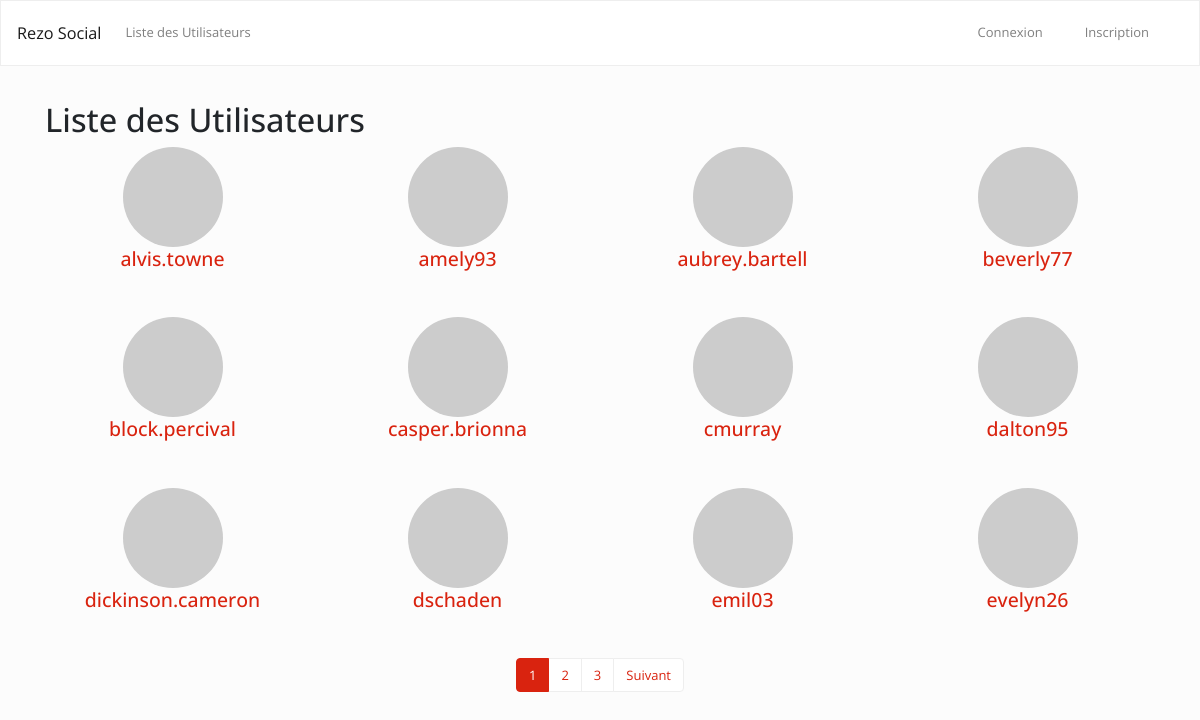
Screenshot of /list_users.php with the database file from the repository.
### tables this page shows
CREATE TABLE IF NOT EXISTS `users` (
  `id` int(11) NOT NULL AUTO_INCREMENT,
  `pseudo` varchar(24) NOT NULL,
  `email` varchar(96) NOT NULL,
  `password` varchar(128) NOT NULL,
  `active` enum('0','1') DEFAULT '0',
  `name` varchar(50) NOT NULL,
  `sex` enum('F','H') DEFAULT 'F',
  `city` varchar(50) DEFAULT NULL,
  `country` varchar(50) DEFAULT NULL,
  `twitter` varchar(50) DEFAULT NULL,
  `github` varchar(50) DEFAULT NULL,
  `available_for_hire` enum('0','1') DEFAULT '0',
  `bio` text DEFAULT NULL,
  `avatar` varchar(255) DEFAULT NULL,
  `created_at` datetime NOT NULL DEFAULT current_timestamp(),
  `update_time` datetime NOT NULL DEFAULT current_timestamp(),
  PRIMARY KEY (`id`),
  UNIQUE KEY `user_UNIQUE` (`id`),
  UNIQUE KEY `email_UNIQUE` (`email`),
  UNIQUE KEY `username_UNIQUE` (`pseudo`) USING BTREE,
  KEY `password_UNIQUE` (`password`) USING BTREE
);

### includes/functions.php (called while the page is built, shortened)
<?php
if (!function_exists('e')) {
    function e($string)
    {
        if ($string) {
            return htmlspecialchars($string);
        }
    }
}
if (!function_exists('get_avatar_url')) {
    function get_avatar_url($email, $size = 25)
    {
        return "https://www.gravatar.com/avatar/" . md5(strtolower(trim(e($email)))) . "?s=" . $size;
    }
}
if (!function_exists('is_logged_in')) {
    function is_logged_in()
    {
        return isset($_SESSION['user_id']) || isset($_SESSION['pseudo']);
    }
}
if (!function_exists('set_active')) {
    function set_active($file)
    {
        $path = explode('/', $_SERVER['SCRIPT_NAME']);
        $page = array_pop($path);
        if ($page == $file . '.php') {
            return "active";
        } else {
            return '';
        }
    }
}

### locales/menu.php (called while the page is built)
<?php
$menu = [
    'accueil' => ['fr' => 'Acceuil', 'en' => 'Home'],
    'mon_profil' => ['fr' => 'Mon Profil', 'en' => 'My Account'],
    'editer_profil' => ['fr' => 'Editer mon Profil', 'en' => 'Edit my account'],
    'share_code' => ['fr' => 'Partager', 'en' => 'Share'],
    'connexion' => ['fr' => 'Connexion', 'en' => 'Login'],
    'deconnexion' => ['fr' => 'Déconnexion', 'en' => 'Logout'],
    'inscription' => ['fr' => 'Inscription', 'en' => 'Register']
];

### views/list_users.view.php (the view, shortened to what this page needs)
<?php include('partials/_header.php'); ?>
<div id="main-content">
    <div class="container">
        <h1>Liste des Utilisateurs</h1>
        <?php foreach (array_chunk($users, 4) as $user_set): ?>
        <div class="row users">
            <?php foreach ($user_set as $user): ?>
            <div class="col-md-3 user-block">
                <a href="profile.php?id=<?= $user->id ?>"><img
                        src="<?= $user->avatar ? $user->avatar : get_avatar_url($user->email, 50) ?>"
                        alt="image de profil de <?= e($user->pseudo) ?>"
                        class="avatar-md"><br />
                </a>
                <h4 class="user-block-username">
                    <a href="profile.php?id=<?= $user->id ?>">
                        <?= e($user->pseudo) ?>
                    </a>
                </h4>
            </div>
            <?php endforeach; ?>
        </div>
        <?php endforeach; ?>
        <div id="pagination"><?= $pagination ?>
        </div>
    </div>
</div>
<?php include('partials/_footer.php');

### list_users.php (shortened to what this page needs)
<?php
require("config/database.php");
require("includes/functions.php");
$req = $db->query("SELECT id FROM users WHERE active = '1'");
$nbre_total_users = $req->rowCount();
if ($nbre_total_users >= 1) {
    $nbre_users_par_page = 12;
    $nbre_pages_max_gauche_et_droite = 2;
    $last_page = ceil($nbre_total_users / $nbre_users_par_page);
    if (isset($_GET['page']) && is_numeric($_GET['page'])) {
        $page_num = $_GET['page'];
    } else {
        $page_num = 1;
    }
    $limit = 'LIMIT ' . ($page_num - 1) * $nbre_users_par_page . ',' . $nbre_users_par_page;
    $q = $db->query("SELECT id, pseudo, email, avatar FROM users WHERE active = '1' ORDER BY pseudo $limit");
    $users = $q->fetchAll(PDO::FETCH_OBJ);
    $pagination = '<nav><ul class="pagination justify-content-center">';
    if ($last_page != 1) {
        $pagination .= '<li class="page-item active"><a class="page-link"  href="#">' . $page_num . '</a></li>';
        for ($i = $page_num + 1; $i <= $last_page; $i++) {
            $pagination .= '<li class="page-item"><a class="page-link" href="list_users.php?page=' . $i . '">' . $i . '</a></li> ';
            if ($i >= $page_num + $nbre_pages_max_gauche_et_droite) {
                break;
            }
        }
        if ($page_num != $last_page) {
            $next = $page_num + 1;
            $pagination .= '<li class="page-item"><a class="page-link" href="list_users.php?page=' . $next . '">Suivant</a></li> ';
        }
    }
    $pagination .='</ul></nav>';
} else {
    set_flash('Aucun utilisateur pour le moment', 'info');
    redirect('register.php');
}
require("views/list_users.view.php");

### partials/_header.php (shortened to what this page needs)
<!DOCTYPE html>
<html lang='fr'>
<head>
  <link rel="stylesheet" href="assets/css/style.css" />
  <link rel="stylesheet" href="https://stackpath.bootstrapcdn.com/bootswatch/4.3.1/simplex/bootstrap.min.css">
  <link rel="stylesheet" href="https://use.fontawesome.com/releases/v5.6.3/css/all.css" />
  <link rel="stylesheet" href="https://maxcdn.bootstrapcdn.com/font-awesome/4.7.0/css/font-awesome.min.css" />
  <link rel="stylesheet" href="assets/css/prettySkins/sunburst.css" />
</head>
<body>
  <?php include('partials/_nav.php'); ?>

### partials/_nav.php (shortened to what this page needs)
<nav class="navbar navbar-expand-md navbar-light bg-light fixed-top">
  <div class="navbar-header">
    <a class="navbar-brand" href="index.php"><?= WEBSITE_NAME; ?></a>
  </div>
  <div class="collapse navbar-collapse" id="navbar">
    <ul class="nav navbar-nav mr-auto">
      <li class="nav-item">
        <a class="nav-link" href="list_users.php">Liste des Utilisateurs</a>
      </li>
    </ul>
    <div class="nav navbar-nav d-flex justify-content-end">
      <?php if (is_logged_in()) : ?>
      <ul class="dropdown">
        <a href="#" class="dropdown-toggle" data-toggle="dropdown"><img
            src="<?= get_session('avatar') ? get_session('avatar') : get_avatar_url(get_session('email'), 50) ?>"
            alt="image de profil de <?=  get_session('pseudo') ?>"
            class="avatar-xs"></a>
        <ul class="dropdown-menu dropdown-menu-lg-right">
          <li
            class="<?= set_active('profile') ?>">
            <a class="nav-link"
              href="profile.php?id=<?= get_session('user_id') ?>"><?= $menu['mon_profil'][$_SESSION['locale']] ?></a>
          </li>
          <li
            class="<?= set_active('edit_user') ?>">
            <a class="nav-link"
              href="edit_user.php?id=<?= get_session('user_id') ?>"><?= $menu['editer_profil'][$_SESSION['locale']] ?></a>
          </li>
          <li
            class="<?= set_active('share_code') ?>">
            <a class="nav-link" href="share_code.php"><?= $menu['share_code'][$_SESSION['locale']] ?></a>
          </li>
          <li class="dropdown-divider"></li>
          <li>
            <a class="nav-link" href="logout.php"><?= $menu['deconnexion'][$_SESSION['locale']] ?></a>
          </li>
        </ul>
      </ul>
      <?php
      else : ?>
      <li
        class="nav-item <?= set_active('login') ?>">
        <a class="nav-link" href="login.php"><?= $menu['connexion'][$_SESSION['locale']] ?></a>
      </li>
      <li
        class="nav-item <?= set_active('register') ?>">
        <a class="nav-link" href="register.php"><?= $menu['inscription'][$_SESSION['locale']] ?></a>
      </li>
      <?php endif; ?>
    </div>
  </div>
</nav>

### partials/_footer.php (shortened to what this page needs)
</body>
</html>

### assets/css/style.css (style rules this page uses)
body { padding-top : 100px!important; }
.avatar-md { border-radius: 100%; height: 100px; width: 100px; }
.nav-item { padding-right: 2em!important; }
.users { margin-bottom: 3em;; }
.user-block { text-align: center; }

### rows the page displays
users: pseudo "alvis.towne"
users: pseudo "amely93"
users: pseudo "aubrey.bartell"
users: pseudo "beverly77"
users: pseudo "block.percival"
users: pseudo "casper.brionna"
users: pseudo "cmurray"
users: pseudo "dalton95"
users: pseudo "dickinson.cameron"
users: pseudo "dschaden"
users: pseudo "emil03"
users: pseudo "evelyn26"

### other values shown
WEBSITE_NAME "Rezo Social"
$menu['connexion'][$_SESSION['locale']] "Connexion"
$menu['inscription'][$_SESSION['locale']] "Inscription"
$page_num "1"
